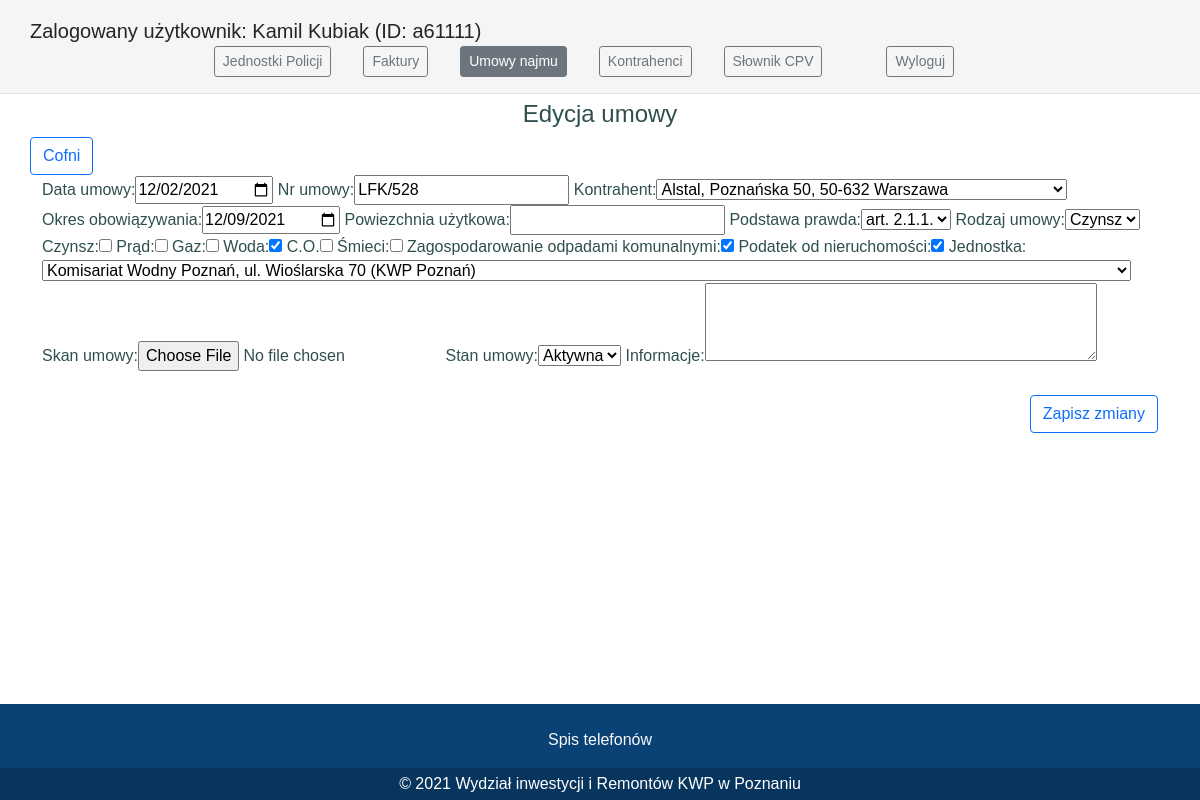
The app's page /contracts/editcontractimmovables/1 (signed in), older data.
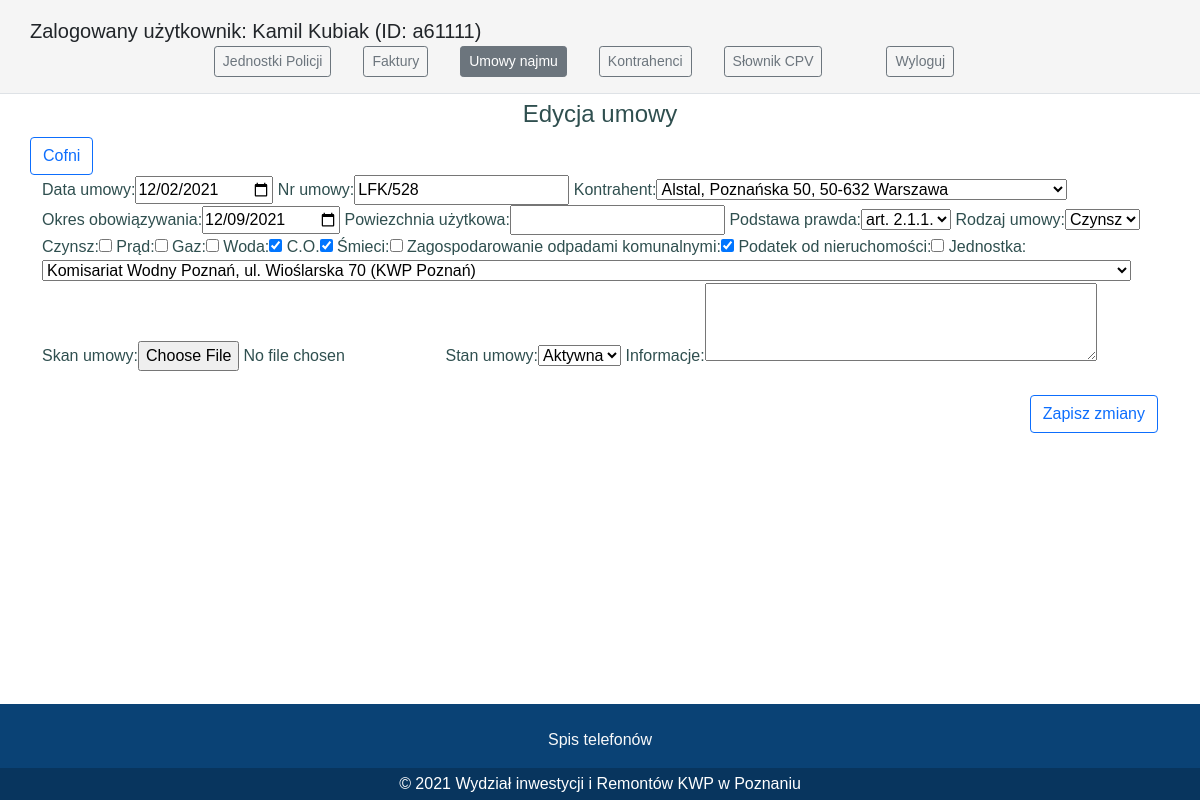
The same page, newer data.
### contracts/models.py (models this page shows, shortened)
class Contractimmovables(models.Model):
    class Meta:
        verbose_name = "Umowa nieruchomosci"
        verbose_name_plural = "Umowy nieruchomosci"
    data_umowy = models.DateField("Data umowy")
    nrumowy = models.CharField("Nr umowy", max_length=20, null=True, blank=True, default="")
    kontrahent = models.ForeignKey("contractors.Contractor", on_delete=models.CASCADE, verbose_name="Kontrahent", related_name="contractimmovables")
    podstawa = models.ForeignKey("contracts.Podstawa", on_delete=models.CASCADE, blank=True,
                                 verbose_name="Podstawa prawna", related_name="contractimmovables")
    okres_obowiazywania = models.DateField("Okres obowiązywania", null=True, blank=True)
    rodzaj = models.ForeignKey("contracts.Rodzaj", on_delete=models.CASCADE, verbose_name="Rodzaj umowy", related_name="contractimmovables")
    pow_uzyczona = models.DecimalField("Powierzchnia użytkowa", max_digits=8, decimal_places=2, null=True, blank=True)
    koszt_czynsz = models.BooleanField("Czynsz")
    koszt_prad = models.BooleanField("Prąd")
    koszt_gaz = models.BooleanField("Gaz")
    koszt_woda = models.BooleanField("Woda")
    koszt_co = models.BooleanField("C.O.")
    koszt_smieci = models.BooleanField("Śmieci")
    koszt_podsmiec = models.BooleanField("Zagospodarowanie odpadami komunalnymi")
    koszt_podnier = models.BooleanField("Podatek od nieruchomości")
    unit = models.ForeignKey(Unit, on_delete=models.CASCADE, null=False, verbose_name="Jednostka", related_name="contractimmovables")
    skan = models.FileField(upload_to='contracts_immovables_pdf/%Y/', null=True, blank=True, verbose_name="Skan umowy")
    stan = models.ForeignKey(Stan, on_delete=models.CASCADE, blank=False, default=1, related_name="contractimmovables")
    comments = models.TextField("Informacje", blank=True, default="")
    archives = models.BooleanField("Aktywna", null=False, default=1)
    create = models.DateTimeField("Data utworzenia", auto_now_add=True)
    change = models.DateTimeField("Zmiana", auto_now=True)
    autor = models.ForeignKey("auth.User", on_delete=models.CASCADE)

### contracts/views.py (the view)
# urls.py: path('editcontractimmovables/<int:id>', edit_contractsimmovables, name='edit_contractsimmovables'),
@login_required
def edit_contractsimmovables(request, id):
    contractsimmovables_edit = get_object_or_404(Contractimmovables, pk=id)
    contractsimmovables_form = ContractimmovablesForm(request.POST or None, request.FILES or None,
                                                      instance=contractsimmovables_edit)
    context = {'contract_form': contractsimmovables_form,
               'new': False}
    if contractsimmovables_form.is_valid():
        contractsimmovables_form.save()
        return redirect('contracts:menu_contractsimmovables')
    return render(request, 'contracts/contractform.html', context)

### contractors/models.py (called while the page is built)
    def __str__(self):
        return f'{self.nazwa}, {self.adres}, {self.kod_pocztowy} {self.miasto}'

### contracts/models.py (called while the page is built)
    def __str__(self):
        return f'{self.stan}'

    def __str__(self):
        return f'{self.rodzaj}'

    def __str__(self):
        return f'{self.podstawa}'

### units/models.py (called while the page is built)
    def __str__(self):
        return f'{self.powiat}'

    def __str__(self):
        return f'{self.informacje} {self.miasto}, {self.adres} ({self.powiat})'

### contracts/templates/contracts/contractform.html (shortened to what this page needs)
{%extends 'base.html'%}
{%load bootstrap%}
{%load static%}
{%block content%}
<h4 class="text-center">{%if new%}Nowa umowa{%else%}Edycja umowy{%endif%}</h4>
<div class="col-md-6 moj-button-left"><a href="{%url 'contracts:menu_contractsimmovables'%}">
    <button class="btn btn-outline-primary">Cofni</button>
</a></div>
<div class="container">
    <form method="post" enctype="multipart/form-data">
        {{contract_form|bootstrap}}
        <div class="row mt-4">
            <div class="col-md-12 moj-button-right">
                <button type="submit" class="btn btn-outline-primary">Zapisz zmiany</button>
            </div>
        </div>
    </form>
    {%endblock%}

Row changes from the older to the newer data that the page shows:
changed Contractimmovables "LFK/528": koszt_co "☐" → "☑"; koszt_podnier "☑" → "☐"
